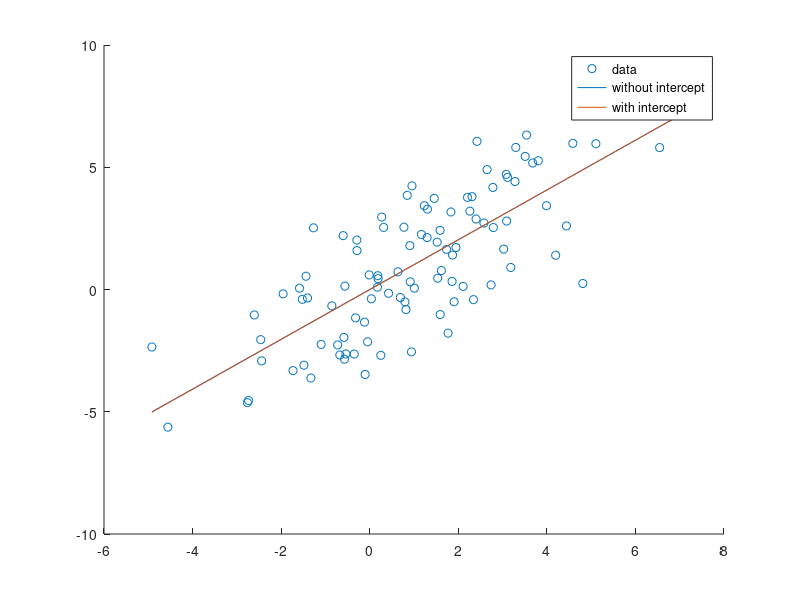

Write the MATLAB code that produced this figure.
clear all; clf; 
%% no intercept model
n = 100; 
A = 1 + 2 * randn(n,1);
y = A + 2 * randn(n,1);

% compute OLS solution 
x = (A'*A)\ A'* y;

hold on 
% plot the data 
scatter(A,y)
% plot the regression line 
range = min(A):max(A);
line1 = x*range;
plot(range,line1)


%% add a column of 1
X = [ones(n,1) A];
x2 = (X'*X)\ X'* y;
line2 = x2(1) + x2(2)*range;
plot(range,line2)
hold off

legend('data','without intercept','with intercept')
